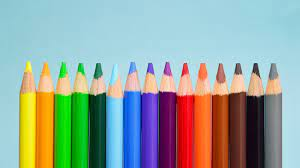
#> input picture Programas/Capitulo3/imagen_original.jpg, 300 x 168 px
$ jupyter execute ImagenEscalaDeGrises.ipynb
#> lines starting #> are read from the running program, lines starting #| are printed output that depends on the picture
3. Tome una imagen a color de una persona, luego conviértela a una escala de grises de 9 valores. Luego, replique esa imagen 50 veces. Ahora tome cada imagen gris y a cada píxel de la imagen gris aleatoriamente asígnele un color RGB y genere 50 imágenes a color con base en esa asignación. La función de aptitud es la imagen a color original. Corra el algoritmo genético hasta cuando una de las imágenes concuerde en un 90% con la imagen original. Use enteros.

Programa:
Tome una imagen
Convertirla a una escala de grises de 9 valores
Luego replique esa imagen 50 veces
Tome cada imagen gris y a cada pixel asignele un color RGB y genere 50 imagenes a color con base en esto
La funcion de aptitud es la imagen a color original
Corra el algoritmo gasta que una de las imagenes concuerde en un 90% con la imagen original

[cell 1]
import cv2
import numpy as np
import random
import os

[cell 2]
# Cargar la imagen a color original
imagen_original = cv2.imread('imagen_original.jpg')
#> imagen_original is the input picture: shape (168, 300, 3); mean B, G, R 157.6, 165.9, 148.8

# Convertir la imagen a escala de grises de 9 valores
imagen_gris = cv2.cvtColor(imagen_original, cv2.COLOR_BGR2GRAY)
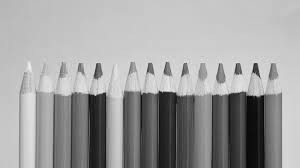
#> imagen_gris: shape (168, 300); min 3, max 238, mean 159.8
imagen_gris = np.floor_divide(imagen_gris, 32) * 32
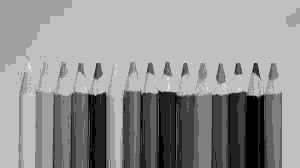
#> imagen_gris: shape (168, 300); min 0, max 224, mean 146.3

# Crear la carpeta para guardar las imágenes generadas
if not os.path.exists('imagenes_generadas'):
    os.makedirs('imagenes_generadas')

# Función de aptitud (similitud entre la imagen a color original y una imagen generada)
def calcular_aptitud(imagen_generada):
    imagen_generada_color = cv2.cvtColor(imagen_generada, cv2.COLOR_GRAY2BGR)
    diferencia = cv2.absdiff(imagen_original, imagen_generada_color)
    porcentaje_similitud = 100 - (np.mean(diferencia) / 2.55)  # Escala de 0 a 100
    return porcentaje_similitud

# Algoritmo genético
numero_generaciones = 100       # 100 generaciones
tamano_poblacion = 50
probabilidad_mutacion = 0.1
umbral_aptitud = 90

poblacion_inicial = [imagen_gris.copy() for _ in range(tamano_poblacion)]
#> poblacion_inicial = 50 items

for generacion in range(numero_generaciones):
    print(f"Generación {generacion + 1}:")

    # Evaluar la función de aptitud para cada imagen generada en la población
    aptitudes = [calcular_aptitud(imagen_generada) for imagen_generada in poblacion_inicial]

    # Verificar si alguna imagen supera el umbral de aptitud y detener el algoritmo
    mejor_aptitud = max(aptitudes)
    if mejor_aptitud >= umbral_aptitud:
        indice_mejor = aptitudes.index(mejor_aptitud)
        imagen_mejor = poblacion_inicial[indice_mejor]
        print("¡Se alcanzó la aptitud deseada!")
        cv2.imwrite("imagen_resultante.jpg", imagen_mejor)
        break

    # Seleccionar las mejores imágenes
    mejores_indices = sorted(range(len(aptitudes)), key=lambda i: aptitudes[i], reverse=True)[:tamano_poblacion]
    mejores_imagenes = [poblacion_inicial[i] for i in mejores_indices]

    # Guardar las imágenes generadas en la carpeta
    for i, imagen_generada in enumerate(mejores_imagenes):
        cv2.imwrite(f"imagenes_generadas/generacion_{generacion+1}_imagen_{i+1}.jpg", imagen_generada)

    # Crear nueva generación aplicando cruza y mutación
    nueva_generacion = []
    for _ in range(tamano_poblacion):
        padre1, padre2 = random.choices(mejores_imagenes, k=2)

        # Cruza: mezclar píxeles aleatoriamente de los padres
        hijo = np.zeros_like(padre1)
        for i in range(hijo.shape[0]):
            for j in range(hijo.shape[1]):
                if random.random() < 0.5:
                    hijo[i, j] = padre1[i, j]
                else:
                    hijo[i, j] = padre2[i, j]

        # Mutación: cambiar aleatoriamente el valor de un píxel
        if random.random() < probabilidad_mutacion:
            i = random.randint(0, hijo.shape[0] - 1)
            j = random.randint(0, hijo.shape[1] - 1)
            hijo[i, j] = random.randint(0, 8) * 32

        nueva_generacion.append(hijo)

    poblacion_inicial = nueva_generacion
